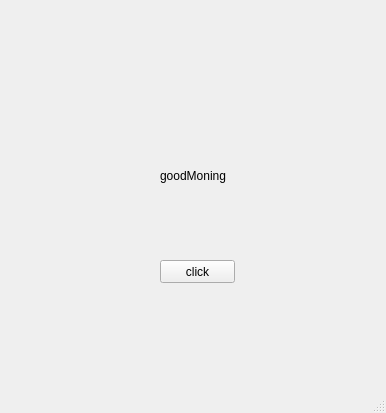
<?xml version="1.0" encoding="UTF-8"?>
<ui version="4.0">
 <class>MainWindow</class>
 <widget class="QMainWindow" name="MainWindow">
  <property name="geometry">
   <rect>
    <x>0</x>
    <y>0</y>
    <width>386</width>
    <height>413</height>
   </rect>
  </property>
  <property name="windowTitle">
   <string>MainWindow</string>
  </property>
  <widget class="QWidget" name="centralwidget">
   <widget class="QPushButton" name="pb">
    <property name="geometry">
     <rect>
      <x>160</x>
      <y>260</y>
      <width>75</width>
      <height>23</height>
     </rect>
    </property>
    <property name="text">
     <string>click</string>
    </property>
   </widget>
   <widget class="QLabel" name="lbl">
    <property name="geometry">
     <rect>
      <x>160</x>
      <y>130</y>
      <width>111</width>
      <height>91</height>
     </rect>
    </property>
    <property name="text">
     <string>goodMoning</string>
    </property>
   </widget>
  </widget>
  <widget class="QMenuBar" name="menubar">
   <property name="geometry">
    <rect>
     <x>0</x>
     <y>0</y>
     <width>386</width>
     <height>21</height>
    </rect>
   </property>
  </widget>
  <widget class="QStatusBar" name="statusbar"/>
 </widget>
 <resources/>
 <connections/>
</ui>
